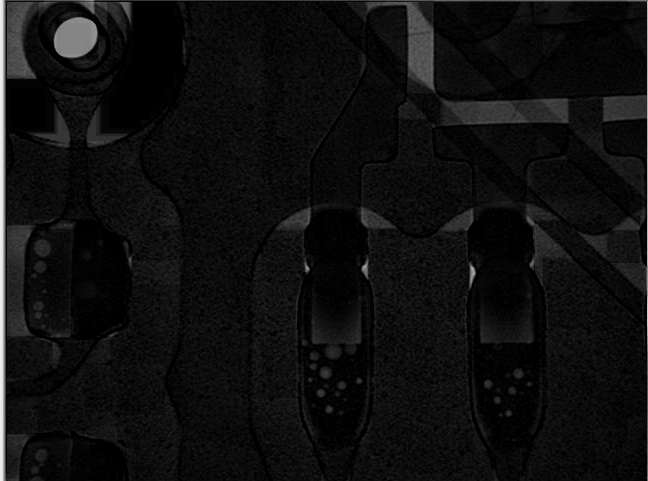
#> input picture src/image/1590993663193.png, 648 x 481 px
$ python -i void_detection.py   (imports and definitions only)
#> lines starting #> are read from the running program, lines starting #| are printed output that depends on the picture; after the words box and inside, x2 and y2 are one past the last pixel; in counts of white or black regions, pixels touching at a corner belong together
#> further down, picture is the input picture: shape (481, 648, 3); min 0, max 239, mean 15.1
from tkinter import *
from tkinter import filedialog
import tkinter.ttk as ttk
from PIL import ImageTk,Image
from math import sqrt
from skimage import data
from skimage.feature import blob_dog, blob_log, blob_doh
from skimage.color import rgb2gray
from scipy.ndimage import gaussian_filter1d

import matplotlib.pyplot as plt
import matplotlib.image as mpimg
import numpy as np
import cv2
import glob
import os

# [4 lines not run here, left out]
Image_names = []
myList = []
void_pixel = []


# [1 line that did not run here, left out]
# [1 line not run here, left out]

# [1 line that did not run here, left out]
# [1 line that did not run here, left out]

# [3 lines not run here, left out]


image_number = 0
def preprocessing(image) :
    origin = image
    ret, image = cv2.threshold(image, 60, 255, cv2.THRESH_TOZERO)
    ret, image = cv2.threshold(image, 150, 255, cv2.THRESH_TRUNC)
    height = image.shape[0]
#> height = 481
    width = image.shape[1]
#> width = 648
    count = -1
    while count != 0 :
        count = 0
        for i in range(2, height - 2) :
            for j in range(2, width - 2) :
                if(image[i, j] != 150 and image[i, j] != 0) :
                    if image[i + 1, j] == 0 or image[i, j + 1] == 0 or image[i - 1, j] == 0 or image[i, j - 1] == 0 or image[i + 1, j + 1] == 0 or image[i + 1, j - 1] == 0 or image[i - 1, j + 1] == 0 or image[i - 1, j - 1] == 0 :
                        image[i, j] = 0
                        count += 1
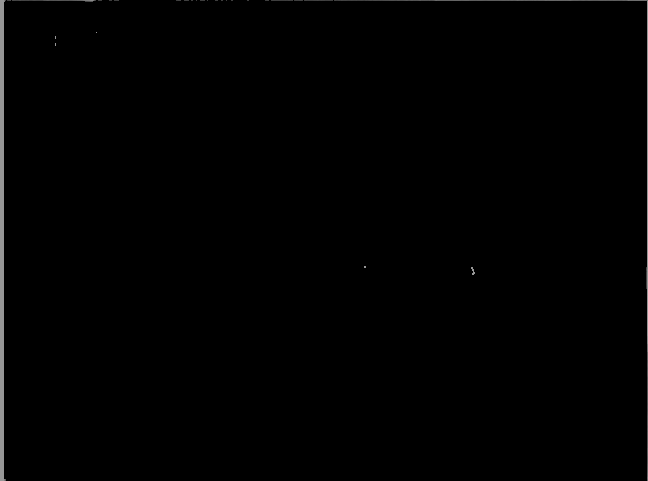
#> image: shape (481, 648); min 0, max 150, mean 1.3

    for i in range(1, height - 1) :
        for j in range(j, width -1) :
            if image[i, j] > 0 :
                image[i, j] = 255
#> image: shape (481, 648); 0.01% of pixels changed, all inside (x1, y1, x2, y2) = (646, 267, 647, 289)
    kernel = np.ones((15, 15), np.uint8)
    image = cv2.morphologyEx(image, cv2.MORPH_OPEN, kernel)
#> image: shape (481, 648); every value is 0
    image = cv2.add(origin, image)

    kernel = np.ones((21, 21), np.uint8)
    opening = cv2.morphologyEx(image, cv2.MORPH_OPEN, kernel)
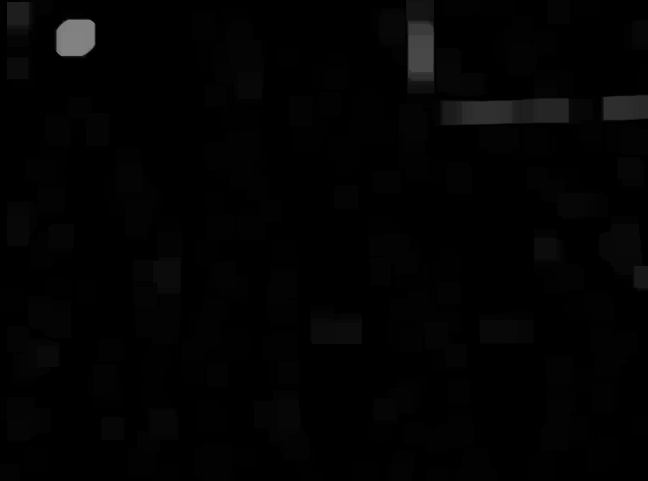
#> opening: shape (481, 648); min 0, max 130, mean 2.7
    image = cv2.subtract(image, opening)
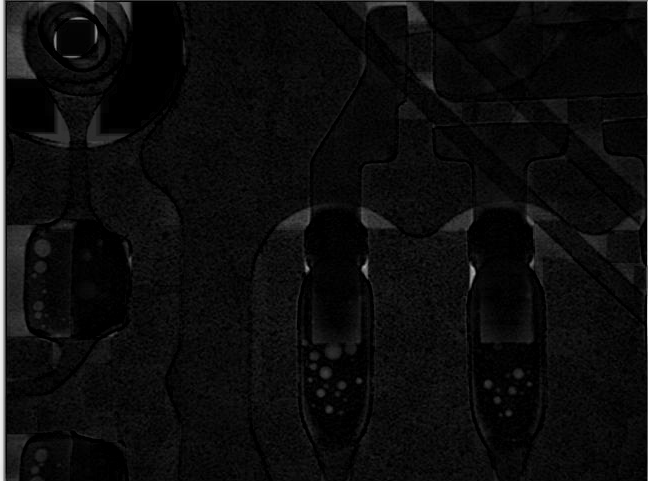
#> image: shape (481, 648); min 0, max 236, mean 12.4
    for i in range(height) :
        for j in range(width) :
            pixel = image[i, j]
            if pixel * 5 <= 255 :
                image[i, j] = pixel * 5
            else :
                image[i, j] = 255
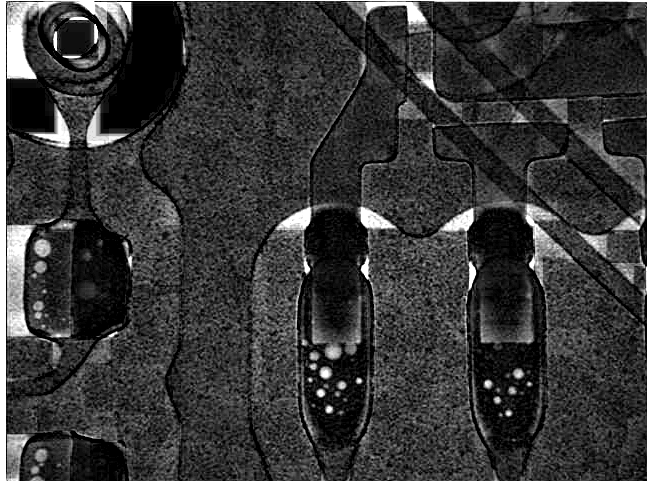
#> image: shape (481, 648); min 0, max 255, mean 54.3
    image = cv2.add(image, 10)
    return image


def void_detection(image) :
    global void_pixel
    sum_void = 0

    image_pro = preprocessing(cv2.cvtColor(image, cv2.COLOR_BGR2GRAY))
    max_sigma = 10 # default: 30
    blobs_log = blob_log(image_pro, max_sigma=max_sigma, num_sigma=10, threshold=0.07)
    blobs_log[:, 2] = blobs_log[:, 2] * sqrt(2)


    dx = [-1, 0, 1, 0, -1, -1, 1, 1]
    dy = [0, 1, 0, -1, -1, 1, -1, 1]


    for blob in blobs_log:
        y, x, r = blob


        if r < 1:
            small_radius += 1
            continue

        r = int(r)
        y = int(y)
        x = int(x)

        maxValCounts = []

        if r+4 < y-r and y+r < image_pro.shape[0]-r-4 and r+4 < x-r and x+r < image_pro.shape[1]-r-4:

            mask = np.zeros((image.shape[0], image.shape[1]), dtype=np.double)
            cv2.circle(mask, (x, y), r, (1.0), -1)
            mask = mask[y-2*r-4:y+2*r+4, x-2*r-4:x+2*r+4]

            ring1 = np.zeros((image.shape[0], image.shape[1]), dtype=np.double)
            cv2.circle(ring1, (x, y), r+1, (1.0), 1)
            ring1 = ring1[y-2*r-4:y+2*r+4, x-2*r-4:x+2*r+4]

            ring2 = np.zeros((image.shape[0], image.shape[1]), dtype=np.double)
            cv2.circle(ring2, (x, y), r+2, (1.0), 1)
            ring2 = ring2[y-2*r-4:y+2*r+4, x-2*r-4:x+2*r+4]

            ring3 = np.zeros((image.shape[0], image.shape[1]), dtype=np.double)
            cv2.circle(ring3, (x, y), r+3, (1.0), 1)
            ring3 = ring3[y-2*r-4:y+2*r+4, x-2*r-4:x+2*r+4]

            ring4 = np.zeros((image.shape[0], image.shape[1]), dtype=np.double)
            cv2.circle(ring4, (x, y), r+3, (1.0), 1)
            ring4 = ring4[y-2*r-4:y+2*r+4, x-2*r-4:x+2*r+4]

            out = image_pro[y-2*r-4:y+2*r+4, x-2*r-4:x+2*r+4]

            inner = out[np.where(mask == 1.0)]
            outer1 = out[np.where(ring1 == 1.0)]
            outer2 = out[np.where(ring2 == 1.0)]
            outer3 = out[np.where(ring3 == 1.0)]
            outer4 = out[np.where(ring4 == 1.0)]

            innerAvg = sum(inner) / len(inner)
            avg1 = sum(outer1) / len(outer1)
            avg2 = sum(outer2) / len(outer2)
            avg3 = sum(outer3) / len(outer3)
            avg4 = sum(outer4) / len(outer4)
            threshold = innerAvg * 3 / 7
            cnt = 0
            if avg1 < threshold :
                cnt = cnt + 1
            if avg2 < threshold :
                cnt = cnt + 1
            if avg3 < threshold :
                cnt = cnt + 1
            if avg4 < threshold :
                cnt = cnt + 1

            min_avg = min(avg1, avg2, avg3)

            if (innerAvg - min_avg > 60 and innerAvg < 100) or (innerAvg >= 100 and cnt >= 1):
                image = cv2.circle(image, (x, y), r, (0, 0, 255), 2)
                sum_void += ((r**2) * 3.14)
#> this loop made 5822 passes
#> (blob, y, x, r, inner, outer1, innerAvg, avg1) on passes 25, 36, 40, 41: ([49, 56, 1.41], 49, 56, 1, [255, 255, 255, 75, 250], [255, 255, 25, 10, 60, 110, 75, 10], 218, 100), ([56, 64, 1.41], 56, 64, 1, [110, 255, 255, 255, 160], [65, 110, 110, 125, 255, 75, 210, 10], 207, 120), ([19, 86, 1.41], 19, 86, 1, [255, 255, 255, 255, 70], [10, 255, 145, 255, 155, 60, 70, 70], 218, 127.5), ([332, 116, 1.41], 332, 116, 1, [145, 210, 255, 175, 235], [10, 55, 65, 135, 120, 235, 165, 105], 204, 111.2)
#> (blob, y, x, r, innerAvg, avg1, avg2, avg3) on passes 1 to 6: ([393, 320, 4.24], 393, 320, 4, 217.7, 84.82, 33.28, 20.28), ([373, 325, 5.66], 373, 325, 5, 225.7, 136.2, 80.83, 31.93), ([409, 329, 4.24], 409, 329, 4, 201.1, 62.14, 21.88, 19.31), ([380, 359, 2.83], 380, 359, 2, 233.1, 154.4, 74.75, 21.43), ([384, 487, 4.24], 384, 487, 4, 200.1, 85.54, 33.12, 20.14), ([413, 508, 2.83], 413, 508, 2, 235, 162.8, 86, 29.29)
#> pass 1, in void_detection, `mask = mask[y-2*r-4:y+2*r+4, x-2*r-4:x+2*r+4]`:
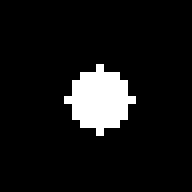
#> mask: shape (24, 24) float64 (shown 8 times larger); values 0 (black) and 1 (white), 8.5% white; 1 white region, box (x1, y1, x2, y2) and area: (8, 8, 17, 17) 49
#> pass 1, in void_detection, `ring3 = ring3[y-2*r-4:y+2*r+4, x-2*r-4:x+2*r+4]`:
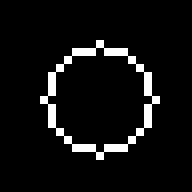
#> ring3: shape (24, 24) float64 (shown 8 times larger); values 0 (black) and 1 (white), 6.2% white in thin lines or dots, all inside (x1, y1, x2, y2) = (5, 5, 20, 20)
#> after the loop:
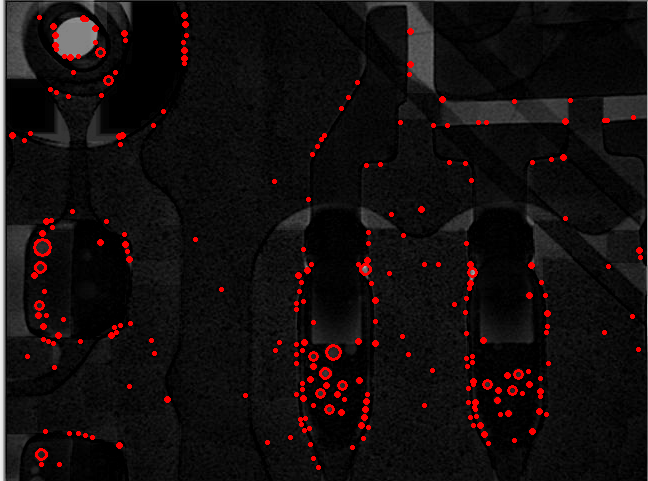
#> image: shape (481, 648, 3); 2.35% of pixels changed, all inside (x1, y1, x2, y2) = (9, 12, 643, 470)
    void_pixel.append(sum_void)
    return image

# [103 lines left out: functions resize, choose_derectory, forward, back, not called in this run]


# [1 line that did not run here, left out]
# [1 line that did not run here, left out]
# [1 line that did not run here, left out]
# [1 line that did not run here, left out]
# [1 line that did not run here, left out]

# [7 lines not run here, left out]

>>> import cv2
>>> picture = cv2.imread('image/1590993663193.png')
>>> result = void_detection(picture)
